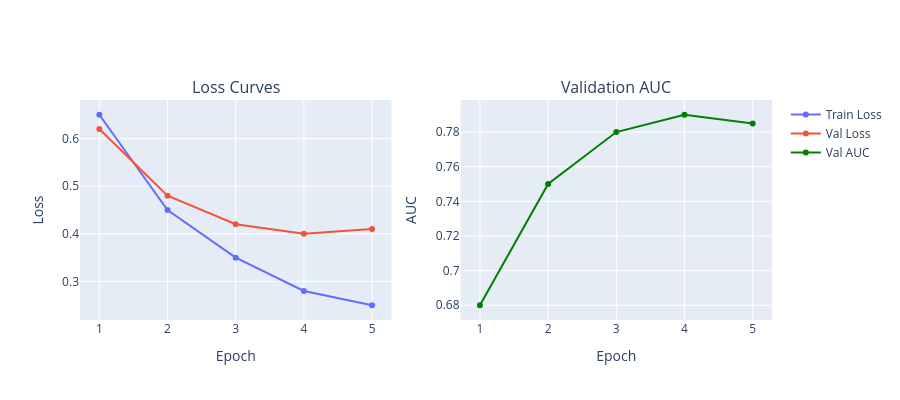

Write notebook code for a chart like this one.
### Markdown cell above
## 7. Fine-tuning Execution

### Code cell
# Fine-tuning configuration
finetune_config = {
    'model_name_or_path': 'demo_pretrain_model',  # Use pre-trained model
    'tokenizer_name_or_path': 'demo_pretrain_model',
    'data_folder': 'demo_finetune_data',
    'output_dir': 'demo_finetune_model',
    
    # Training parameters
    'num_train_epochs': 5,
    'per_device_train_batch_size': 16,
    'per_device_eval_batch_size': 32,
    'learning_rate': 2e-5,
    'warmup_steps': 200,
    'eval_strategy': 'epoch',
    'save_strategy': 'epoch',
    'load_best_model_at_end': True,
    'metric_for_best_model': 'eval_auc',
    
    # Task specific
    'num_labels': 2,
    'problem_type': 'single_label_classification'
}

print("📝 Fine-tuning Configuration:")
print(json.dumps(finetune_config, indent=2))

# Simulate fine-tuning metrics
epochs = list(range(1, 6))
train_loss = [0.65, 0.45, 0.35, 0.28, 0.25]
val_loss = [0.62, 0.48, 0.42, 0.40, 0.41]
val_auc = [0.68, 0.75, 0.78, 0.79, 0.785]

fig = make_subplots(
    rows=1, cols=2,
    subplot_titles=('Loss Curves', 'Validation AUC')
)

# Loss curves
fig.add_trace(go.Scatter(x=epochs, y=train_loss, mode='lines+markers', name='Train Loss'), row=1, col=1)
fig.add_trace(go.Scatter(x=epochs, y=val_loss, mode='lines+markers', name='Val Loss'), row=1, col=1)

# AUC curve
fig.add_trace(go.Scatter(x=epochs, y=val_auc, mode='lines+markers', name='Val AUC', line=dict(color='green')), row=1, col=2)

fig.update_xaxes(title_text="Epoch", row=1, col=1)
fig.update_xaxes(title_text="Epoch", row=1, col=2)
fig.update_yaxes(title_text="Loss", row=1, col=1)
fig.update_yaxes(title_text="AUC", row=1, col=2)

fig.update_layout(height=400, showlegend=True)
fig.show()

print(f"\n✅ Best validation AUC: {max(val_auc):.3f} at epoch {val_auc.index(max(val_auc)) + 1}")

### Figure 1 — Plotly figure (JSON) as saved in the notebook; plotly's stock layout.template omitted (floating-point values rounded to 4 significant figures)
{"data": [{"mode": "lines+markers", "name": "Train Loss", "type": "scatter", "x": [1, 2, 3, 4, 5], "xaxis": "x", "y": [0.65, 0.45, 0.35, 0.28, 0.25], "yaxis": "y"}, {"mode": "lines+markers", "name": "Val Loss", "type": "scatter", "x": [1, 2, 3, 4, 5], "xaxis": "x", "y": [0.62, 0.48, 0.42, 0.4, 0.41], "yaxis": "y"}, {"line": {"color": "green"}, "mode": "lines+markers", "name": "Val AUC", "type": "scatter", "x": [1, 2, 3, 4, 5], "xaxis": "x2", "y": [0.68, 0.75, 0.78, 0.79, 0.785], "yaxis": "y2"}], "layout": {"annotations": [{"font": {"size": 16}, "showarrow": false, "text": "Loss Curves", "x": 0.225, "xanchor": "center", "xref": "paper", "y": 1, "yanchor": "bottom", "yref": "paper"}, {"font": {"size": 16}, "showarrow": false, "text": "Validation AUC", "x": 0.775, "xanchor": "center", "xref": "paper", "y": 1, "yanchor": "bottom", "yref": "paper"}], "height": 400, "showlegend": true, "xaxis": {"anchor": "y", "domain": [0, 0.45], "title": {"text": "Epoch"}}, "xaxis2": {"anchor": "y2", "domain": [0.55, 1], "title": {"text": "Epoch"}}, "yaxis": {"anchor": "x", "domain": [0, 1], "title": {"text": "Loss"}}, "yaxis2": {"anchor": "x2", "domain": [0, 1], "title": {"text": "AUC"}}}}
